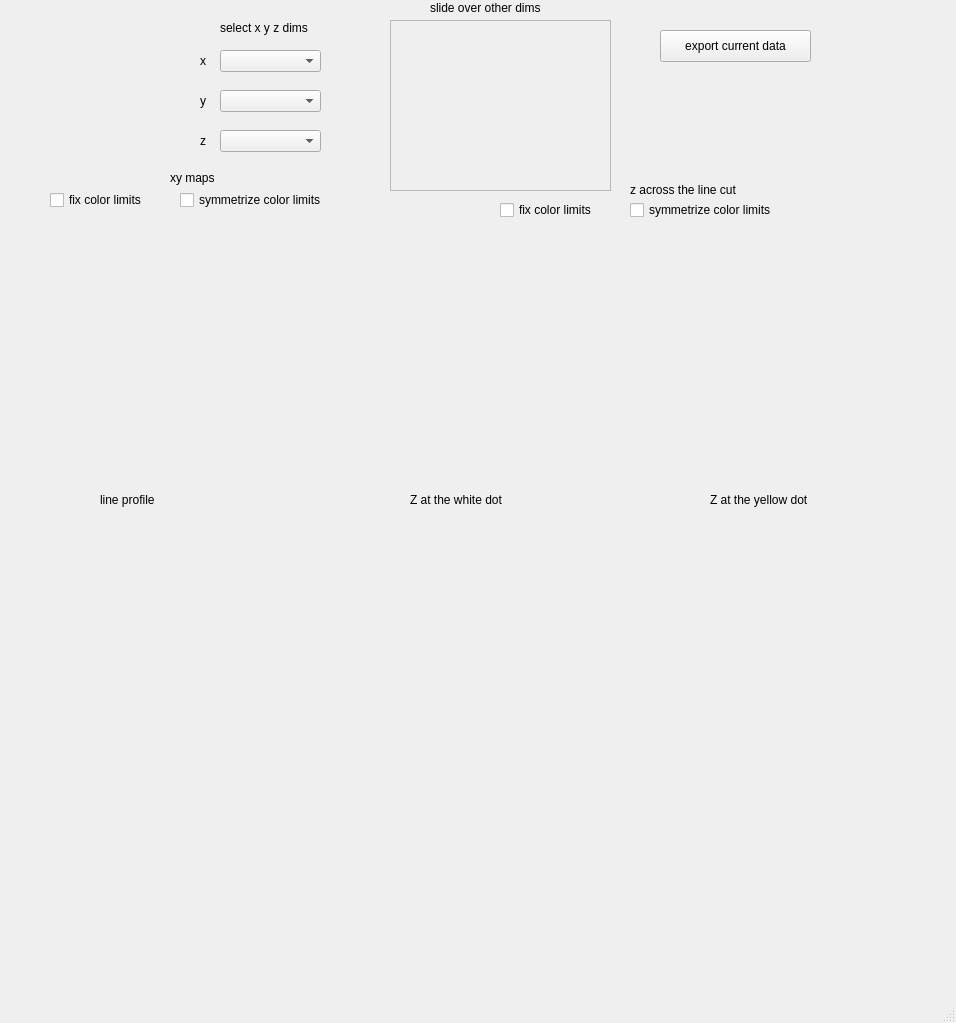
<?xml version="1.0" encoding="UTF-8"?>
<ui version="4.0">
 <class>MainWindow</class>
 <widget class="QMainWindow" name="MainWindow">
  <property name="geometry">
   <rect>
    <x>0</x>
    <y>0</y>
    <width>956</width>
    <height>1023</height>
   </rect>
  </property>
  <property name="windowTitle">
   <string>MainWindow</string>
  </property>
  <widget class="QWidget" name="centralwidget">
   <widget class="QLabel" name="label">
    <property name="geometry">
     <rect>
      <x>200</x>
      <y>50</y>
      <width>21</width>
      <height>21</height>
     </rect>
    </property>
    <property name="text">
     <string>x</string>
    </property>
   </widget>
   <widget class="QLabel" name="label_2">
    <property name="geometry">
     <rect>
      <x>200</x>
      <y>90</y>
      <width>21</width>
      <height>21</height>
     </rect>
    </property>
    <property name="text">
     <string>y</string>
    </property>
   </widget>
   <widget class="QLabel" name="label_3">
    <property name="geometry">
     <rect>
      <x>200</x>
      <y>130</y>
      <width>21</width>
      <height>21</height>
     </rect>
    </property>
    <property name="text">
     <string>z</string>
    </property>
   </widget>
   <widget class="QComboBox" name="x_combo">
    <property name="geometry">
     <rect>
      <x>220</x>
      <y>50</y>
      <width>101</width>
      <height>22</height>
     </rect>
    </property>
   </widget>
   <widget class="QComboBox" name="y_combo">
    <property name="geometry">
     <rect>
      <x>220</x>
      <y>90</y>
      <width>101</width>
      <height>22</height>
     </rect>
    </property>
   </widget>
   <widget class="QComboBox" name="z_combo">
    <property name="geometry">
     <rect>
      <x>220</x>
      <y>130</y>
      <width>101</width>
      <height>22</height>
     </rect>
    </property>
   </widget>
   <widget class="QWidget" name="xyplot_container" native="true">
    <property name="geometry">
     <rect>
      <x>50</x>
      <y>220</y>
      <width>301</width>
      <height>261</height>
     </rect>
    </property>
   </widget>
   <widget class="QWidget" name="zcut_plot_container" native="true">
    <property name="geometry">
     <rect>
      <x>490</x>
      <y>220</y>
      <width>311</width>
      <height>271</height>
     </rect>
    </property>
   </widget>
   <widget class="QWidget" name="z_point_plot_container" native="true">
    <property name="geometry">
     <rect>
      <x>330</x>
      <y>510</y>
      <width>300</width>
      <height>241</height>
     </rect>
    </property>
   </widget>
   <widget class="QScrollArea" name="sliders_area">
    <property name="geometry">
     <rect>
      <x>390</x>
      <y>20</y>
      <width>221</width>
      <height>171</height>
     </rect>
    </property>
    <property name="widgetResizable">
     <bool>true</bool>
    </property>
    <widget class="QWidget" name="scrollAreaWidgetContents">
     <property name="geometry">
      <rect>
       <x>0</x>
       <y>0</y>
       <width>219</width>
       <height>169</height>
      </rect>
     </property>
    </widget>
   </widget>
   <widget class="QWidget" name="z_t_plot_container" native="true">
    <property name="geometry">
     <rect>
      <x>640</x>
      <y>510</y>
      <width>300</width>
      <height>241</height>
     </rect>
    </property>
   </widget>
   <widget class="QWidget" name="xy_profile_container" native="true">
    <property name="geometry">
     <rect>
      <x>20</x>
      <y>510</y>
      <width>300</width>
      <height>241</height>
     </rect>
    </property>
   </widget>
   <widget class="QLabel" name="label_4">
    <property name="geometry">
     <rect>
      <x>220</x>
      <y>20</y>
      <width>111</width>
      <height>16</height>
     </rect>
    </property>
    <property name="text">
     <string>select x y z dims</string>
    </property>
   </widget>
   <widget class="QLabel" name="label_5">
    <property name="geometry">
     <rect>
      <x>430</x>
      <y>0</y>
      <width>161</width>
      <height>16</height>
     </rect>
    </property>
    <property name="text">
     <string>slide over other dims</string>
    </property>
   </widget>
   <widget class="QLabel" name="label_6">
    <property name="geometry">
     <rect>
      <x>170</x>
      <y>170</y>
      <width>61</width>
      <height>16</height>
     </rect>
    </property>
    <property name="text">
     <string>xy maps</string>
    </property>
   </widget>
   <widget class="QLabel" name="label_7">
    <property name="geometry">
     <rect>
      <x>630</x>
      <y>180</y>
      <width>151</width>
      <height>20</height>
     </rect>
    </property>
    <property name="text">
     <string>z across the line cut</string>
    </property>
   </widget>
   <widget class="QLabel" name="label_8">
    <property name="geometry">
     <rect>
      <x>100</x>
      <y>490</y>
      <width>151</width>
      <height>20</height>
     </rect>
    </property>
    <property name="text">
     <string>line profile</string>
    </property>
   </widget>
   <widget class="QLabel" name="label_9">
    <property name="geometry">
     <rect>
      <x>410</x>
      <y>490</y>
      <width>151</width>
      <height>20</height>
     </rect>
    </property>
    <property name="text">
     <string>Z at the white dot</string>
    </property>
   </widget>
   <widget class="QLabel" name="label_10">
    <property name="geometry">
     <rect>
      <x>710</x>
      <y>490</y>
      <width>151</width>
      <height>20</height>
     </rect>
    </property>
    <property name="text">
     <string>Z at the yellow dot</string>
    </property>
   </widget>
   <widget class="QPushButton" name="export1_btn">
    <property name="geometry">
     <rect>
      <x>660</x>
      <y>30</y>
      <width>151</width>
      <height>32</height>
     </rect>
    </property>
    <property name="text">
     <string>export current data</string>
    </property>
   </widget>
   <widget class="QCheckBox" name="plt1_sym_clim_chkbx">
    <property name="geometry">
     <rect>
      <x>180</x>
      <y>190</y>
      <width>161</width>
      <height>20</height>
     </rect>
    </property>
    <property name="text">
     <string>symmetrize color limits</string>
    </property>
   </widget>
   <widget class="QCheckBox" name="plt1_fix_clim_chkbx">
    <property name="geometry">
     <rect>
      <x>50</x>
      <y>190</y>
      <width>111</width>
      <height>20</height>
     </rect>
    </property>
    <property name="text">
     <string>fix color limits</string>
    </property>
   </widget>
   <widget class="QCheckBox" name="plt2_sym_clim_chkbx">
    <property name="geometry">
     <rect>
      <x>630</x>
      <y>200</y>
      <width>161</width>
      <height>20</height>
     </rect>
    </property>
    <property name="text">
     <string>symmetrize color limits</string>
    </property>
   </widget>
   <widget class="QCheckBox" name="plt2_fix_clim_chkbx">
    <property name="geometry">
     <rect>
      <x>500</x>
      <y>200</y>
      <width>111</width>
      <height>20</height>
     </rect>
    </property>
    <property name="text">
     <string>fix color limits</string>
    </property>
   </widget>
  </widget>
  <widget class="QMenuBar" name="menubar">
   <property name="geometry">
    <rect>
     <x>0</x>
     <y>0</y>
     <width>956</width>
     <height>37</height>
    </rect>
   </property>
  </widget>
  <widget class="QStatusBar" name="statusbar"/>
 </widget>
 <resources/>
 <connections/>
</ui>
